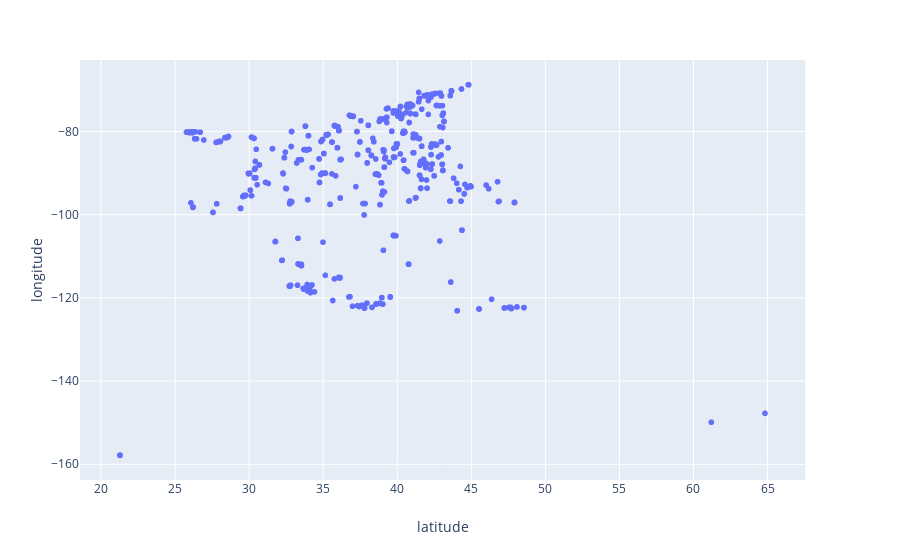

Notebook cell for this chart:
### Code cell
px.scatter_geo(ticket_data,lat='latitude',lon='longitude')

### Figure 1 — Plotly figure (JSON) as saved in the notebook; plotly's stock layout.template omitted (floating-point values rounded to 4 significant figures; data arrays with more than 128 entries replaced by an {"elided": "..."} marker saying what was removed)
{"data": [{"hoverlabel": {"namelength": 0}, "hovertemplate": "latitude=%{x}<br>longitude=%{y}", "legendgroup": "", "marker": {"color": "#636efa", "symbol": "circle"}, "mode": "markers", "name": "", "showlegend": false, "type": "scattergl", "x": {"elided": "6242 float values"}, "xaxis": "x", "y": {"elided": "6242 float values"}, "yaxis": "y"}], "layout": {"autosize": true, "legend": {"tracegroupgap": 0}, "margin": {"t": 60}, "xaxis": {"anchor": "y", "autorange": true, "domain": [0, 0.98], "range": [18.55, 67.57], "title": {"text": "latitude"}, "type": "linear"}, "yaxis": {"anchor": "x", "autorange": true, "domain": [0, 1], "range": [-164.1, -62.46], "title": {"text": "longitude"}, "type": "linear"}}}
